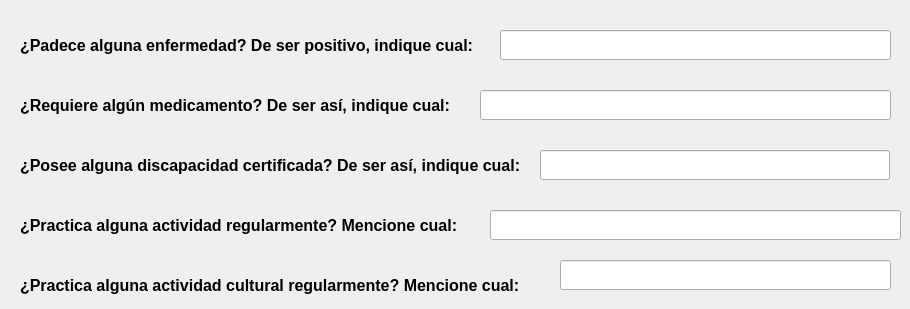
      <widget class="QWidget" name="tab_2">
       <attribute name="icon">
        <iconset resource="../icons/resources_ui.qrc">
         <normaloff>:/icons/salud_w.png</normaloff>
         <normalon>:/icons/salud_b.png</normalon>:/icons/salud_w.png</iconset>
       </attribute>
       <attribute name="title">
        <string>Datos de Salud</string>
       </attribute>
       <widget class="QLabel" name="lblStudent_apellido_5">
        <property name="geometry">
         <rect>
          <x>20</x>
          <y>30</y>
          <width>471</width>
          <height>30</height>
         </rect>
        </property>
        <property name="minimumSize">
         <size>
          <width>0</width>
          <height>30</height>
         </size>
        </property>
        <property name="maximumSize">
         <size>
          <width>16777215</width>
          <height>30</height>
         </size>
        </property>
        <property name="font">
         <font>
          <family>Segoe UI</family>
          <pointsize>12</pointsize>
          <bold>true</bold>
         </font>
        </property>
        <property name="styleSheet">
         <string notr="true">background-color: transparent;</string>
        </property>
        <property name="text">
         <string>¿Padece alguna enfermedad? De ser positivo, indique cual:</string>
        </property>
        <property name="alignment">
         <set>Qt::AlignmentFlag::AlignLeading|Qt::AlignmentFlag::AlignLeft|Qt::AlignmentFlag::AlignVCenter</set>
        </property>
        <property name="wordWrap">
         <bool>true</bool>
        </property>
       </widget>
       <widget class="QLineEdit" name="lneMedicamento">
        <property name="geometry">
         <rect>
          <x>480</x>
          <y>90</y>
          <width>411</width>
          <height>30</height>
         </rect>
        </property>
        <property name="minimumSize">
         <size>
          <width>350</width>
          <height>30</height>
         </size>
        </property>
        <property name="maximumSize">
         <size>
          <width>500</width>
          <height>30</height>
         </size>
        </property>
        <property name="font">
         <font>
          <family>Segoe UI</family>
          <pointsize>13</pointsize>
         </font>
        </property>
        <property name="cursor">
         <cursorShape>IBeamCursor</cursorShape>
        </property>
        <property name="styleSheet">
         <string notr="true"/>
        </property>
        <property name="text">
         <string/>
        </property>
        <property name="maxLength">
         <number>100</number>
        </property>
        <property name="alignment">
         <set>Qt::AlignmentFlag::AlignLeading|Qt::AlignmentFlag::AlignLeft|Qt::AlignmentFlag::AlignVCenter</set>
        </property>
        <property name="placeholderText">
         <string/>
        </property>
       </widget>
       <widget class="QLabel" name="lblStudent_apellido_8">
        <property name="geometry">
         <rect>
          <x>20</x>
          <y>210</y>
          <width>461</width>
          <height>30</height>
         </rect>
        </property>
        <property name="minimumSize">
         <size>
          <width>0</width>
          <height>30</height>
         </size>
        </property>
        <property name="maximumSize">
         <size>
          <width>16777215</width>
          <height>30</height>
         </size>
        </property>
        <property name="font">
         <font>
          <family>Segoe UI</family>
          <pointsize>12</pointsize>
          <bold>true</bold>
         </font>
        </property>
        <property name="styleSheet">
         <string notr="true">background-color: transparent;</string>
        </property>
        <property name="text">
         <string>¿Practica alguna actividad regularmente? Mencione cual:</string>
        </property>
        <property name="alignment">
         <set>Qt::AlignmentFlag::AlignLeading|Qt::AlignmentFlag::AlignLeft|Qt::AlignmentFlag::AlignVCenter</set>
        </property>
       </widget>
       <widget class="QLineEdit" name="lneCultural">
        <property name="geometry">
         <rect>
          <x>560</x>
          <y>260</y>
          <width>331</width>
          <height>30</height>
         </rect>
        </property>
        <property name="minimumSize">
         <size>
          <width>300</width>
          <height>30</height>
         </size>
        </property>
        <property name="maximumSize">
         <size>
          <width>500</width>
          <height>30</height>
         </size>
        </property>
        <property name="font">
         <font>
          <family>Segoe UI</family>
          <pointsize>13</pointsize>
         </font>
        </property>
        <property name="cursor">
         <cursorShape>IBeamCursor</cursorShape>
        </property>
        <property name="styleSheet">
         <string notr="true"/>
        </property>
        <property name="text">
         <string/>
        </property>
        <property name="maxLength">
         <number>100</number>
        </property>
        <property name="alignment">
         <set>Qt::AlignmentFlag::AlignLeading|Qt::AlignmentFlag::AlignLeft|Qt::AlignmentFlag::AlignVCenter</set>
        </property>
        <property name="placeholderText">
         <string/>
        </property>
       </widget>
       <widget class="QLineEdit" name="lneActividad">
        <property name="geometry">
         <rect>
          <x>490</x>
          <y>210</y>
          <width>411</width>
          <height>30</height>
         </rect>
        </property>
        <property name="minimumSize">
         <size>
          <width>350</width>
          <height>30</height>
         </size>
        </property>
        <property name="maximumSize">
         <size>
          <width>500</width>
          <height>30</height>
         </size>
        </property>
        <property name="font">
         <font>
          <family>Segoe UI</family>
          <pointsize>13</pointsize>
         </font>
        </property>
        <property name="cursor">
         <cursorShape>IBeamCursor</cursorShape>
        </property>
        <property name="styleSheet">
         <string notr="true"/>
        </property>
        <property name="text">
         <string/>
        </property>
        <property name="maxLength">
         <number>100</number>
        </property>
        <property name="alignment">
         <set>Qt::AlignmentFlag::AlignLeading|Qt::AlignmentFlag::AlignLeft|Qt::AlignmentFlag::AlignVCenter</set>
        </property>
        <property name="placeholderText">
         <string/>
        </property>
       </widget>
       <widget class="QLabel" name="lblStudent_apellido_9">
        <property name="geometry">
         <rect>
          <x>20</x>
          <y>270</y>
          <width>531</width>
          <height>30</height>
         </rect>
        </property>
        <property name="minimumSize">
         <size>
          <width>0</width>
          <height>30</height>
         </size>
        </property>
        <property name="maximumSize">
         <size>
          <width>16777215</width>
          <height>30</height>
         </size>
        </property>
        <property name="font">
         <font>
          <family>Segoe UI</family>
          <pointsize>12</pointsize>
          <bold>true</bold>
         </font>
        </property>
        <property name="styleSheet">
         <string notr="true">background-color: transparent;</string>
        </property>
        <property name="text">
         <string>¿Practica alguna actividad cultural regularmente? Mencione cual:</string>
        </property>
        <property name="alignment">
         <set>Qt::AlignmentFlag::AlignLeading|Qt::AlignmentFlag::AlignLeft|Qt::AlignmentFlag::AlignVCenter</set>
        </property>
       </widget>
       <widget class="QLineEdit" name="lneTipo_enfermedad">
        <property name="geometry">
         <rect>
          <x>500</x>
          <y>30</y>
          <width>391</width>
          <height>30</height>
         </rect>
        </property>
        <property name="minimumSize">
         <size>
          <width>350</width>
          <height>30</height>
         </size>
        </property>
        <property name="maximumSize">
         <size>
          <width>400</width>
          <height>30</height>
         </size>
        </property>
        <property name="font">
         <font>
          <family>Segoe UI</family>
          <pointsize>13</pointsize>
         </font>
        </property>
        <property name="cursor">
         <cursorShape>IBeamCursor</cursorShape>
        </property>
        <property name="styleSheet">
         <string notr="true"/>
        </property>
        <property name="text">
         <string/>
        </property>
        <property name="maxLength">
         <number>100</number>
        </property>
        <property name="alignment">
         <set>Qt::AlignmentFlag::AlignLeading|Qt::AlignmentFlag::AlignLeft|Qt::AlignmentFlag::AlignVCenter</set>
        </property>
        <property name="placeholderText">
         <string/>
        </property>
       </widget>
       <widget class="QLabel" name="lblStudent_apellido_7">
        <property name="geometry">
         <rect>
          <x>20</x>
          <y>150</y>
          <width>521</width>
          <height>30</height>
         </rect>
        </property>
        <property name="minimumSize">
         <size>
          <width>0</width>
          <height>30</height>
         </size>
        </property>
        <property name="maximumSize">
         <size>
          <width>16777215</width>
          <height>30</height>
         </size>
        </property>
        <property name="font">
         <font>
          <family>Segoe UI</family>
          <pointsize>12</pointsize>
          <bold>true</bold>
         </font>
        </property>
        <property name="styleSheet">
         <string notr="true">background-color: transparent;</string>
        </property>
        <property name="text">
         <string>¿Posee alguna discapacidad certificada? De ser así, indique cual:</string>
        </property>
        <property name="alignment">
         <set>Qt::AlignmentFlag::AlignLeading|Qt::AlignmentFlag::AlignLeft|Qt::AlignmentFlag::AlignVCenter</set>
        </property>
       </widget>
       <widget class="QLineEdit" name="lneDiscapacidad">
        <property name="geometry">
         <rect>
          <x>540</x>
          <y>150</y>
          <width>350</width>
          <height>30</height>
         </rect>
        </property>
        <property name="minimumSize">
         <size>
          <width>350</width>
          <height>30</height>
         </size>
        </property>
        <property name="maximumSize">
         <size>
          <width>400</width>
          <height>30</height>
         </size>
        </property>
        <property name="font">
         <font>
          <family>Segoe UI</family>
          <pointsize>13</pointsize>
         </font>
        </property>
        <property name="cursor">
         <cursorShape>IBeamCursor</cursorShape>
        </property>
        <property name="styleSheet">
         <string notr="true"/>
        </property>
        <property name="text">
         <string/>
        </property>
        <property name="maxLength">
         <number>50</number>
        </property>
        <property name="alignment">
         <set>Qt::AlignmentFlag::AlignLeading|Qt::AlignmentFlag::AlignLeft|Qt::AlignmentFlag::AlignVCenter</set>
        </property>
        <property name="placeholderText">
         <string/>
        </property>
       </widget>
       <widget class="QLabel" name="lblStudent_apellido_6">
        <property name="geometry">
         <rect>
          <x>20</x>
          <y>90</y>
          <width>471</width>
          <height>30</height>
         </rect>
        </property>
        <property name="minimumSize">
         <size>
          <width>0</width>
          <height>30</height>
         </size>
        </property>
        <property name="maximumSize">
         <size>
          <width>16777215</width>
          <height>30</height>
         </size>
        </property>
        <property name="font">
         <font>
          <family>Segoe UI</family>
          <pointsize>12</pointsize>
          <bold>true</bold>
         </font>
        </property>
        <property name="styleSheet">
         <string notr="true">background-color: transparent;</string>
        </property>
        <property name="text">
         <string>¿Requiere algún medicamento? De ser así, indique cual:</string>
        </property>
        <property name="alignment">
         <set>Qt::AlignmentFlag::AlignLeading|Qt::AlignmentFlag::AlignLeft|Qt::AlignmentFlag::AlignVCenter</set>
        </property>
       </widget>
      </widget>
